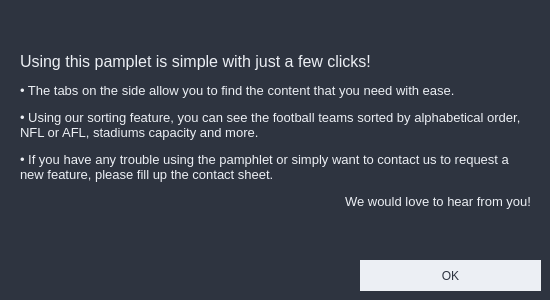
<?xml version="1.0" encoding="UTF-8"?>
<ui version="4.0">
 <class>HelpPanel</class>
 <widget class="QWidget" name="HelpPanel">
  <property name="geometry">
   <rect>
    <x>0</x>
    <y>0</y>
    <width>550</width>
    <height>300</height>
   </rect>
  </property>
  <property name="minimumSize">
   <size>
    <width>550</width>
    <height>300</height>
   </size>
  </property>
  <property name="maximumSize">
   <size>
    <width>550</width>
    <height>300</height>
   </size>
  </property>
  <property name="windowTitle">
   <string>Form</string>
  </property>
  <property name="styleSheet">
   <string notr="true">background-color: rgb(46, 52, 64);
color: rgb(236, 239, 244);
font: 87 12pt &quot;Segoe UI Black&quot;;</string>
  </property>
  <widget class="QLabel" name="label">
   <property name="geometry">
    <rect>
     <x>20</x>
     <y>20</y>
     <width>511</width>
     <height>221</height>
    </rect>
   </property>
   <property name="text">
    <string>&lt;!DOCTYPE HTML PUBLIC &quot;-//W3C//DTD HTML 4.0//EN&quot; &quot;http://www.w3.org/TR/REC-html40/strict.dtd&quot;&gt;
&lt;html&gt;&lt;head&gt;&lt;meta name=&quot;qrichtext&quot; content=&quot;1&quot; /&gt;&lt;style type=&quot;text/css&quot;&gt;
p, li { white-space: pre-wrap; }
&lt;/style&gt;&lt;/head&gt;&lt;body style=&quot; font-family:'Segoe UI Black'; font-size:12pt; font-weight:80; font-style:normal;&quot;&gt;
&lt;p style=&quot; margin-top:12px; margin-bottom:12px; margin-left:0px; margin-right:0px; -qt-block-indent:0; text-indent:0px;&quot;&gt;Using this pamplet is simple with just a few clicks!&lt;/p&gt;
&lt;p style=&quot; margin-top:12px; margin-bottom:12px; margin-left:0px; margin-right:0px; -qt-block-indent:0; text-indent:0px;&quot;&gt;&lt;span style=&quot; font-size:10pt;&quot;&gt;• The tabs on the side allow you to find the content that you need with ease.&lt;/span&gt;&lt;/p&gt;
&lt;p style=&quot; margin-top:12px; margin-bottom:12px; margin-left:0px; margin-right:0px; -qt-block-indent:0; text-indent:0px;&quot;&gt;&lt;span style=&quot; font-size:10pt;&quot;&gt;• Using our sorting feature, you can see the football teams sorted by alphabetical order, NFL or AFL, stadiums capacity and more.&lt;/span&gt;&lt;/p&gt;
&lt;p style=&quot; margin-top:12px; margin-bottom:12px; margin-left:0px; margin-right:0px; -qt-block-indent:0; text-indent:0px;&quot;&gt;&lt;span style=&quot; font-size:10pt;&quot;&gt;• If you have any trouble using the pamphlet or simply want to contact us to request a new feature, please fill up the contact sheet.&lt;/span&gt;&lt;/p&gt;
&lt;p align=&quot;right&quot; style=&quot; margin-top:12px; margin-bottom:12px; margin-left:0px; margin-right:0px; -qt-block-indent:0; text-indent:0px;&quot;&gt;&lt;span style=&quot; font-size:10pt;&quot;&gt;We would love to hear from you!&lt;/span&gt;&lt;/p&gt;&lt;/body&gt;&lt;/html&gt;</string>
   </property>
   <property name="wordWrap">
    <bool>true</bool>
   </property>
  </widget>
  <widget class="QPushButton" name="closeBtn">
   <property name="geometry">
    <rect>
     <x>360</x>
     <y>260</y>
     <width>181</width>
     <height>31</height>
    </rect>
   </property>
   <property name="styleSheet">
    <string notr="true">QPushButton {
	border:none;
	background-color: rgb(236, 239, 244);
	color: rgb(46, 52, 64);
}

QPushButton:hover {
	background-color: rgb(46, 52, 64);
	border: 3px solid rgb(236, 239, 244);
	color: rgb(236, 239, 244);
}</string>
   </property>
   <property name="text">
    <string>OK</string>
   </property>
  </widget>
 </widget>
 <resources/>
 <connections>
  <connection>
   <sender>closeBtn</sender>
   <signal>clicked()</signal>
   <receiver>HelpPanel</receiver>
   <slot>close()</slot>
   <hints>
    <hint type="sourcelabel">
     <x>420</x>
     <y>278</y>
    </hint>
    <hint type="destinationlabel">
     <x>449</x>
     <y>543</y>
    </hint>
   </hints>
  </connection>
 </connections>
</ui>
